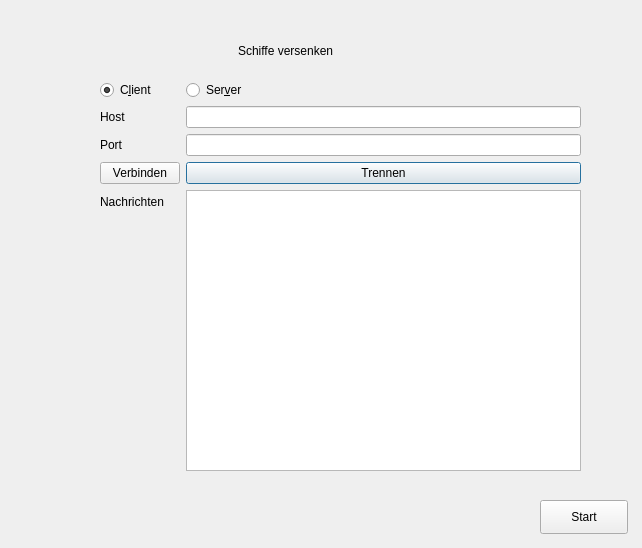
<?xml version="1.0" encoding="UTF-8"?>
<ui version="4.0">
 <class>Startfenster</class>
 <widget class="QDialog" name="Startfenster">
  <property name="geometry">
   <rect>
    <x>0</x>
    <y>0</y>
    <width>642</width>
    <height>548</height>
   </rect>
  </property>
  <property name="windowTitle">
   <string>Dialog</string>
  </property>
  <widget class="QWidget" name="formLayoutWidget">
   <property name="geometry">
    <rect>
     <x>100</x>
     <y>80</y>
     <width>481</width>
     <height>391</height>
    </rect>
   </property>
   <layout class="QFormLayout" name="formLayout">
    <item row="1" column="0">
     <widget class="QRadioButton" name="Client">
      <property name="statusTip">
       <string/>
      </property>
      <property name="inputMethodHints">
       <set>Qt::ImhNone</set>
      </property>
      <property name="text">
       <string>C&amp;lient</string>
      </property>
      <property name="checked">
       <bool>true</bool>
      </property>
     </widget>
    </item>
    <item row="1" column="1">
     <widget class="QRadioButton" name="Server">
      <property name="text">
       <string>Ser&amp;ver</string>
      </property>
     </widget>
    </item>
    <item row="2" column="0">
     <widget class="QLabel" name="lbHost">
      <property name="text">
       <string>Host</string>
      </property>
     </widget>
    </item>
    <item row="2" column="1">
     <widget class="QLineEdit" name="HostEingabe"/>
    </item>
    <item row="3" column="0">
     <widget class="QLabel" name="lbPort">
      <property name="text">
       <string>Port</string>
      </property>
     </widget>
    </item>
    <item row="3" column="1">
     <widget class="QLineEdit" name="PortEingabe"/>
    </item>
    <item row="4" column="0">
     <widget class="QPushButton" name="VerbindenButton">
      <property name="text">
       <string>Verbinden</string>
      </property>
      <property name="autoDefault">
       <bool>true</bool>
      </property>
      <property name="default">
       <bool>false</bool>
      </property>
     </widget>
    </item>
    <item row="4" column="1">
     <widget class="QPushButton" name="TrennenButton">
      <property name="text">
       <string>Trennen</string>
      </property>
      <property name="autoDefault">
       <bool>true</bool>
      </property>
      <property name="default">
       <bool>true</bool>
      </property>
     </widget>
    </item>
    <item row="5" column="0">
     <widget class="QLabel" name="lbNachrichten">
      <property name="text">
       <string>Nachrichten</string>
      </property>
     </widget>
    </item>
    <item row="5" column="1">
     <widget class="QTextBrowser" name="Verbindungsnachrichten"/>
    </item>
   </layout>
  </widget>
  <widget class="QPushButton" name="StartSpielfeld">
   <property name="geometry">
    <rect>
     <x>540</x>
     <y>500</y>
     <width>88</width>
     <height>34</height>
    </rect>
   </property>
   <property name="text">
    <string>Start</string>
   </property>
  </widget>
  <widget class="QLabel" name="textLabel">
   <property name="geometry">
    <rect>
     <x>238</x>
     <y>40</y>
     <width>201</width>
     <height>21</height>
    </rect>
   </property>
   <property name="text">
    <string>Schiffe versenken</string>
   </property>
  </widget>
  <widget class="QLabel" name="backgroundlabel">
   <property name="geometry">
    <rect>
     <x>-2</x>
     <y>-3</y>
     <width>651</width>
     <height>561</height>
    </rect>
   </property>
   <property name="text">
    <string/>
   </property>
  </widget>
  <zorder>backgroundlabel</zorder>
  <zorder>formLayoutWidget</zorder>
  <zorder>StartSpielfeld</zorder>
  <zorder>textLabel</zorder>
 </widget>
 <resources/>
 <connections/>
</ui>
